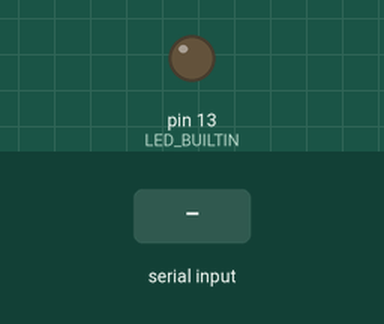
Bench run of a sketch on a simulated Arduino Uno, built with avr-gcc and run on an emulated ATmega328P. On the bench: output pins drawn as LEDs (lit = HIGH). Dashed ring = blinking. The inputs (shaded band) are chosen by the test bench. What the sketch prints to the serial monitor is not drawn.

Above: at 3.2 s.
3.3 s: "+\n" received over Serial
4.8 s: "-\n" received over Serial
6.3 s: "/\n" received over Serial
At 6.7 s:
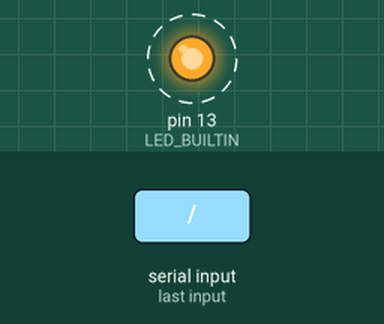
Timing chart, 0 to 13.3 s (numbered marks = the images above; inputs shaded):
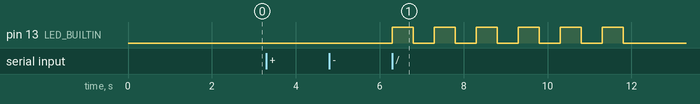

The sketch:

calculator.ino
```cpp
void setup() {
  Serial.begin(115200);
  pinMode(LED_BUILTIN, OUTPUT);
  delay(2000);
  Serial.println("== Nokqrii Calc ==");
}

void loop() {
  Serial.print("Enter first number: ");
  while (Serial.available() == 0){};
  String input1 = Serial.readStringUntil('\n');
  input1.trim();
  float num1 = input1.toFloat();
  Serial.println(num1);

  Serial.print("Enter operation(+,-,/,*): ");
  while (Serial.available() == 0){};
  String inputOfUser = Serial.readStringUntil('\n');
  inputOfUser.trim();
  char op = inputOfUser.charAt(0);
  Serial.println(op);


  Serial.print("Enter second number: ");
  while (Serial.available() == 0){};
  String input2 = Serial.readStringUntil('\n');
  input2.trim();
  float num2 = input2.toFloat();
  Serial.println(num2);

  if (op == '+'){
    Serial.print("Result: ");
    Serial.println(num1+num2);
    BlinkLED();
  }
  else if (op == '-'){
    Serial.print("Result: ");
    Serial.println(num1-num2);
    BlinkLED();
  }
  else if (op == '/'){
    if (num2 != 0){
      Serial.print("Result: ");
      Serial.println(num1/num2);
      BlinkLED();
    }
    else{
      Serial.println("Cannot divide a number by 0.");
    }
  }
  else if (op == '*'){
    Serial.print("Result: ");
    Serial.println(num1*num2);
    BlinkLED();
  }
  else{
    Serial.println("Unknown operator provided.");
  }
}

void BlinkLED(){
  for (int i = 0; i < 6; i++){
    digitalWrite(LED_BUILTIN, HIGH);
    delay(500);
    digitalWrite(LED_BUILTIN, LOW);
    delay(500);
  }
}
```

Measured:
- after the input at 3.3 s, every drawn part: stays the same
- after the input at 4.8 s, every drawn part: stays the same
- after the input at 6.3 s, pin 13 (LED_BUILTIN): alternates HIGH for 0.50 s and LOW for 0.50 s, 12 changes in all, then stays LOW, starting at once
